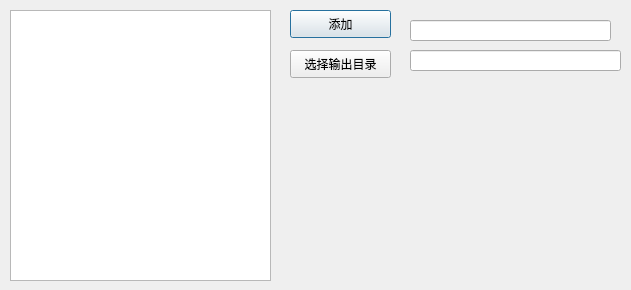
<?xml version="1.0" encoding="UTF-8"?>
<ui version="4.0">
 <class>excel</class>
 <widget class="QDialog" name="excel">
  <property name="geometry">
   <rect>
    <x>0</x>
    <y>0</y>
    <width>631</width>
    <height>290</height>
   </rect>
  </property>
  <property name="windowTitle">
   <string>Excel</string>
  </property>
  <widget class="QPushButton" name="add_excel">
   <property name="geometry">
    <rect>
     <x>290</x>
     <y>10</y>
     <width>101</width>
     <height>28</height>
    </rect>
   </property>
   <property name="text">
    <string>添加</string>
   </property>
  </widget>
  <widget class="QListWidget" name="listWidget">
   <property name="geometry">
    <rect>
     <x>10</x>
     <y>10</y>
     <width>261</width>
     <height>271</height>
    </rect>
   </property>
  </widget>
  <widget class="QPushButton" name="sel_out_dir">
   <property name="geometry">
    <rect>
     <x>290</x>
     <y>50</y>
     <width>101</width>
     <height>28</height>
    </rect>
   </property>
   <property name="text">
    <string>选择输出目录</string>
   </property>
  </widget>
  <widget class="QLineEdit" name="out_dir">
   <property name="geometry">
    <rect>
     <x>410</x>
     <y>50</y>
     <width>211</width>
     <height>21</height>
    </rect>
   </property>
  </widget>
  <widget class="QLineEdit" name="in_file">
   <property name="geometry">
    <rect>
     <x>410</x>
     <y>20</y>
     <width>201</width>
     <height>21</height>
    </rect>
   </property>
  </widget>
 </widget>
 <resources/>
 <connections/>
</ui>
